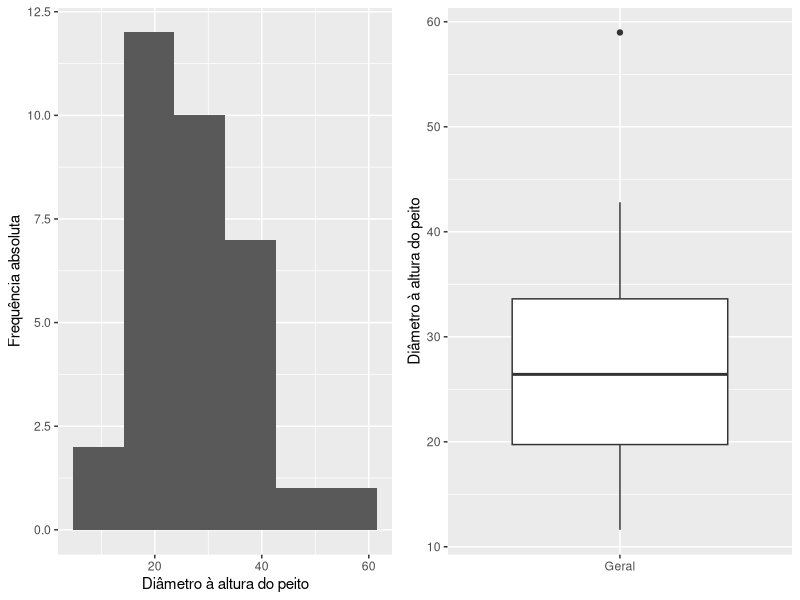
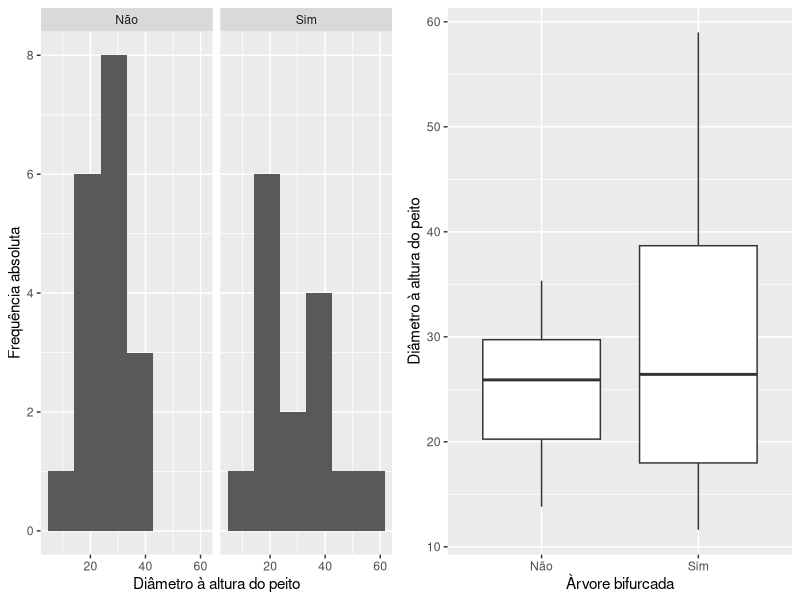
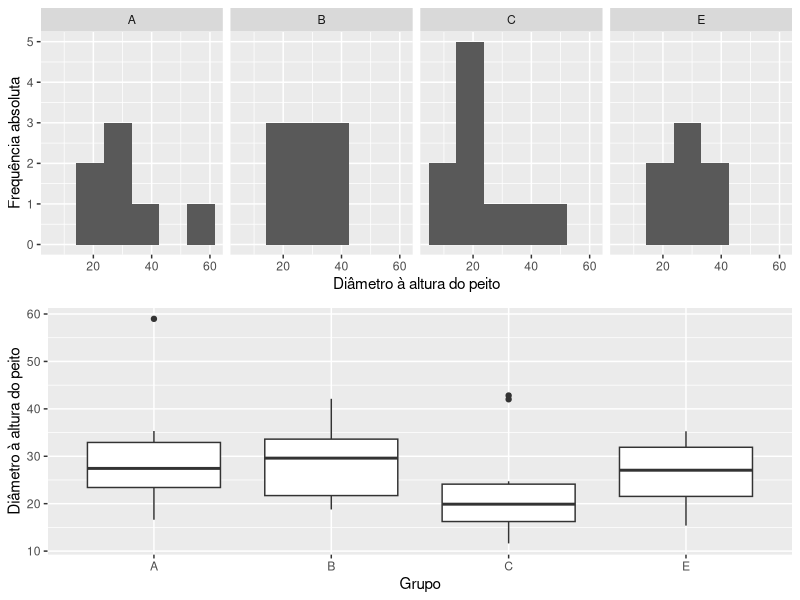

Recreate these plots in R, in order.
## ---- chunk 1

library(ggplot2)
library(cowplot)
library(knitr)
opts_chunk$set(
    warning = FALSE,
    message = FALSE,
    comment = "#>",
    fig.align = "center",
    fig.pos = "H",
    out.width = ".95\\textwidth",
    dev.args = list(family = "Palatino"))

## ---- chunk 2

# Lê os dados
dados <- read.table("dados.tsv",
                    header = TRUE,
                    dec = ".",
                    sep = "\t",
                    encoding = "UTF-8")

# Verifica a estrutura do objeto (note o número de observações, número
# de variáveis e o tipo das variáveis)
str(dados)

## ---- chunk 3

# Adiciona uma coluna com o diâmetro à altura do peito
dados$DAP <- dados$CAP / pi
str(dados)

## ---- chunk 4

# Calcula estatísticas de posição para DAP (geral)
cbind(c("Média" = mean(dados$DAP),
        "Mediana" = median(dados$DAP),
        "1º quartil" = quantile(dados$DAP, prob = 1/4),
        "3º quartil" = quantile(dados$DAP, prob = 3/4),
        "Mínimo" = min(dados$DAP),
        "Máximo" = max(dados$DAP)))

# Calcula estatísticas de dispersão para DAP (geral)
cbind(c("Variância" = var(dados$DAP),
        "Desvio Padrão" = sd(dados$DAP),
        "Amplitude" = max(dados$DAP) - min(dados$DAP),
        "Amplitude inter-quartílica" = IQR(dados$DAP),
        "Coef. de variação" = sd(dados$DAP)/mean(dados$DAP)))

## ---- chunk 5

# Calcula estatísticas descritivas para DAP (estratificado por bifurcação)
tapply(dados$DAP, dados$bifur, length) # número de árvores
tapply(dados$DAP, dados$bifur, mean) # média
tapply(dados$DAP, dados$bifur, sd)   # variância

# Calcula várias estatísticas de uma vez (posição)
tapply(dados$DAP, dados$bifur, function(x) {
    cbind(c("Variância" = var(x),
            "Desvio Padrão" = sd(x),
            "Amplitude" = max(x) - min(x),
            "Amplitude inter-quartílica" = IQR(x),
            "Coef. de variação" = sd(x)/mean(x)))
})

# Calcula várias estatísticas de uma vez (dispersão)
tapply(dados$DAP, dados$bifur, function(x) {
    cbind(c("Média" = mean(x),
            "Mediana" = median(x),
            "1º quartil" = quantile(x, prob = 1/4),
            "3º quartil" = quantile(x, prob = 3/4),
            "Mínimo" = min(x),
            "Máximo" = max(x)))
})

## ---- chunk 6

# Histograma (geral)
g1 <- ggplot(dados, aes(x = DAP)) +
    geom_histogram(bins = 6) +
    labs(x = "Diâmetro à altura do peito",
         y = "Frequência absoluta")

# Boxplot (geral)
g2 <- ggplot(dados, aes(y = DAP, x = "Geral")) +
    geom_boxplot() +
    labs(x = "",
         y = "Diâmetro à altura do peito")

# Exibe os gráficas na mesma janela
plot_grid(g1, g2)

## ---- chunk 7

# Histograma (estratificado por bifurcação)
g1 <- ggplot(dados, aes(x = DAP)) +
    geom_histogram(bins = 6) +
    labs(x = "Diâmetro à altura do peito",
         y = "Frequência absoluta") +
    facet_wrap(~bifur, ncol = 2)

# Boxplot (estratificado por bifurcação)
g2 <- ggplot(dados, aes(y = DAP, x = bifur)) +
    geom_boxplot() +
    labs(x = "Àrvore bifurcada",
         y = "Diâmetro à altura do peito")

# Exibe os gráficas na mesma janela
plot_grid(g1, g2)

## ---- chunk 8

# Histograma (estratificado por bifurcação)
g1 <- ggplot(dados, aes(x = DAP)) +
    geom_histogram(bins = 6) +
    labs(x = "Diâmetro à altura do peito",
         y = "Frequência absoluta") +
    facet_wrap(~grupo, ncol = 4)

# Boxplot (estratificado por bifurcação)
g2 <- ggplot(dados, aes(y = DAP, x = grupo)) +
    geom_boxplot() +
    labs(x = "Grupo",
         y = "Diâmetro à altura do peito")

# Exibe os gráficas na mesma janela
plot_grid(g1, g2, ncol = 1)

